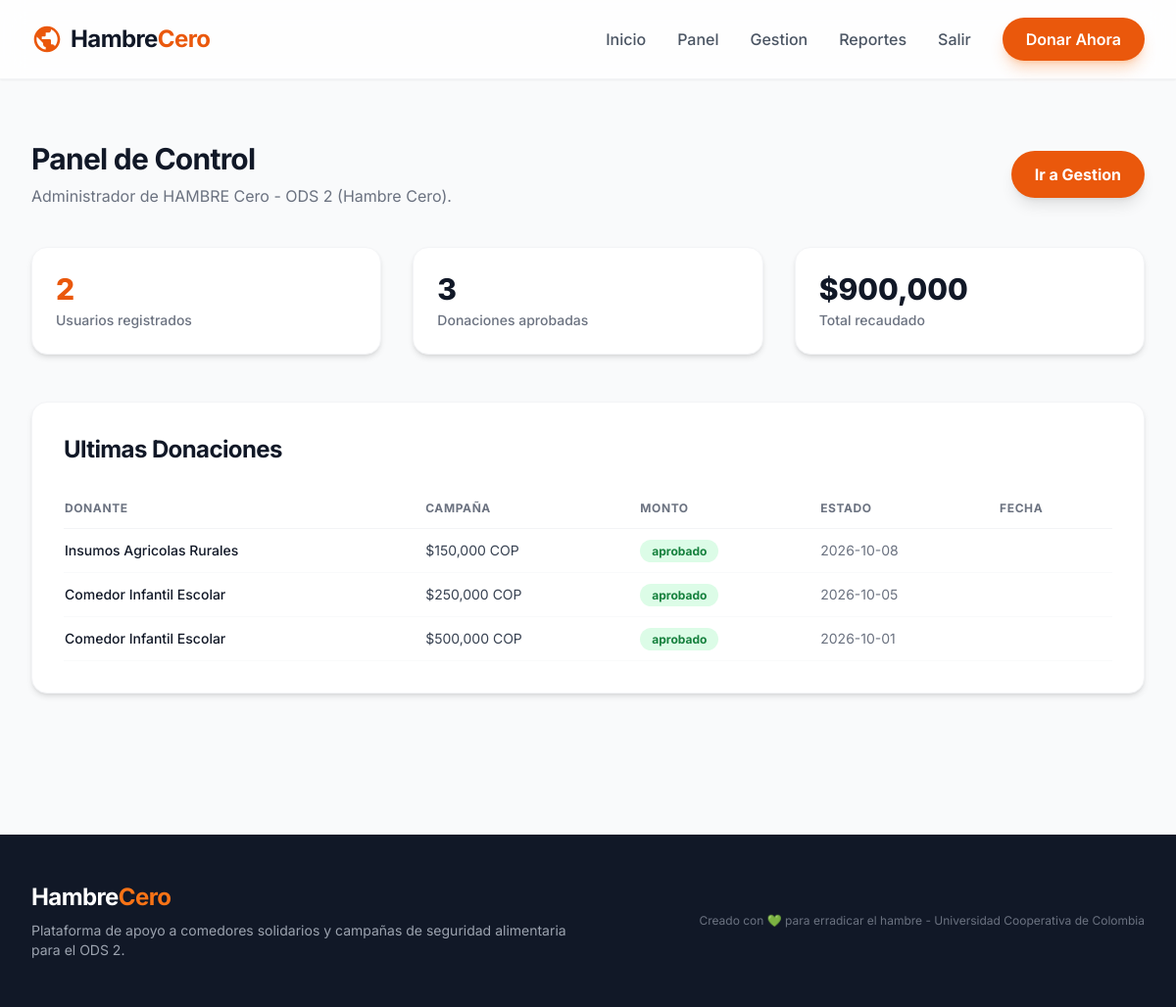
Page /panel (signed in) on the committed database.
### tables this page shows
CREATE TABLE donaciones (
    id_donacion INTEGER PRIMARY KEY AUTOINCREMENT,
    id_usuario INTEGER NOT NULL,
    id_campana INTEGER NOT NULL,
    monto DECIMAL(12,2) NOT NULL,
    estado_pago VARCHAR(20) NOT NULL DEFAULT 'pendiente' CHECK (estado_pago IN ('pendiente', 'aprobado', 'rechazado')),
    fecha_donacion TIMESTAMP DEFAULT CURRENT_TIMESTAMP,
    FOREIGN KEY (id_usuario) REFERENCES usuarios(id_usuario) ON DELETE CASCADE,
    FOREIGN KEY (id_campana) REFERENCES campanas(id_campana) ON DELETE CASCADE
);

CREATE TABLE campanas (
    id_campana INTEGER PRIMARY KEY AUTOINCREMENT,
    id_org INTEGER NOT NULL,
    titulo VARCHAR(200) NOT NULL,
    descripcion TEXT NOT NULL,
    meta_financiera DECIMAL(12,2) NOT NULL,
    monto_recaudado DECIMAL(12,2) DEFAULT 0.00,
    fecha_limite DATE NOT NULL,
    FOREIGN KEY (id_org) REFERENCES organizaciones(id_org) ON DELETE CASCADE
);

### backend/app.py (the view, shortened to what this page needs)
@app.route("/panel")
@login_required
def panel():
    db = get_db()
    usuario = current_user()
    if usuario["rol"] == "admin":
        total_usuarios = db.execute("SELECT COUNT(*) FROM usuarios").fetchone()[0]
        total_donaciones = db.execute("SELECT COUNT(*) FROM donaciones WHERE estado_pago = 'aprobado'").fetchone()[0]
        total_recaudado = db.execute("SELECT COALESCE(SUM(monto), 0) FROM donaciones WHERE estado_pago = 'aprobado'").fetchone()[0]
        ultimas = db.execute(
            """SELECT d.*, c.titulo AS campania FROM donaciones d
               JOIN campanas c ON d.id_campana = c.id_campana
               ORDER BY d.id_donacion DESC LIMIT 5"""
        ).fetchall()
        return render_template("panel_admin.html", usuario=usuario, total_usuarios=total_usuarios, total_donaciones=total_donaciones, total_recaudado=total_recaudado, ultimas=ultimas)

### backend/app.py (called while the page is built)
def get_db_path():
    uri = os.environ.get("DATABASE_URL", "sqlite:///" + os.path.join(BASE_DIR, "database", "hambre_cero_db.sqlite"))
    if uri.startswith("sqlite:///"):
        return os.path.abspath(uri[len("sqlite:///"):])
    return uri

def get_db():
    if "db" not in g:
        g.db = sqlite3.connect(get_db_path())
        g.db.row_factory = sqlite3.Row
        g.db.execute("PRAGMA foreign_keys = ON")
    return g.db

def login_required(f):
    @wraps(f)
    def wrapper(*args, **kwargs):
        if "user_id" not in session:
            flash("Debes iniciar sesion para acceder a esa vista", "error")
            return redirect(url_for("login", next=request.path))
        return f(*args, **kwargs)
    return wrapper

def current_user():
    db = get_db()
    return db.execute(
        "SELECT * FROM usuarios WHERE id_usuario = ?",
        (session.get("user_id"),)
    ).fetchone()

### frontend/templates/panel_admin.html (shortened to what this page needs)
{% extends "base.html" %}
{% block contenido %}
<div class="max-w-7xl mx-auto px-4 sm:px-6 lg:px-8 py-12">
    <div class="flex flex-col md:flex-row justify-between items-start md:items-center mb-10 gap-4">
        <div>
            <h1 class="text-3xl font-bold text-gray-900 tracking-tight">Panel de Control</h1>
            <p class="text-gray-500 mt-2">Administrador de HAMBRE Cero - ODS 2 (Hambre Cero).</p>
        </div>
        <button onclick="window.location.href='{{ url_for('gestion') }}'" class="bg-brand-600 text-white px-6 py-3 rounded-full font-bold shadow-lg hover:bg-brand-500 transition-all duration-300">
            Ir a Gestion
        </button>
    </div>
    <div class="grid grid-cols-1 md:grid-cols-3 gap-8 mb-12">
        <div class="bg-white rounded-2xl shadow-md p-6 border border-gray-100">
            <p class="text-3xl font-extrabold text-brand-600 mb-1">{{ total_usuarios }}</p>
            <p class="text-gray-500 font-medium text-sm">Usuarios registrados</p>
        </div>
        <div class="bg-white rounded-2xl shadow-md p-6 border border-gray-100">
            <p class="text-3xl font-extrabold text-gray-900 mb-1">{{ total_donaciones }}</p>
            <p class="text-gray-500 font-medium text-sm">Donaciones aprobadas</p>
        </div>
        <div class="bg-white rounded-2xl shadow-md p-6 border border-gray-100">
            <p class="text-3xl font-extrabold text-gray-900 mb-1">${{ '{:,.0f}'.format(total_recaudado|float) }}</p>
            <p class="text-gray-500 font-medium text-sm">Total recaudado</p>
        </div>
    </div>
    <div class="bg-white rounded-2xl shadow-md border border-gray-100 p-8">
        <h2 class="text-2xl font-bold text-gray-900 tracking-tight mb-6">Ultimas Donaciones</h2>
        <div class="overflow-x-auto">
            <table class="min-w-full text-sm">
                <thead>
                    <tr class="text-left text-gray-500 uppercase tracking-wider text-xs border-b border-gray-100">
                        <th class="py-3 pr-4">Donante</th>
                        <th class="py-3 pr-4">Campaña</th>
                        <th class="py-3 pr-4">Monto</th>
                        <th class="py-3 pr-4">Estado</th>
                        <th class="py-3 pr-4">Fecha</th>
                    </tr>
                </thead>
                <tbody>
                    {% for d in ultimas %}
                    <tr class="border-b border-gray-50">
                        <td class="py-3 pr-4 font-medium text-gray-900">{{ d.campania }}</td>
                        <td class="py-3 pr-4 text-gray-700">${{ '{:,.0f}'.format(d.monto|float) }} COP</td>
                        <td class="py-3 pr-4">
                            <span class="px-3 py-1 rounded-full text-xs font-bold {% if d.estado_pago == 'aprobado' %}bg-green-100 text-green-700{% elif d.estado_pago == 'rechazado' %}bg-red-100 text-red-700{% else %}bg-yellow-100 text-yellow-700{% endif %}">
                                {{ d.estado_pago }}
                            </span>
                        </td>
                        <td class="py-3 pr-4 text-gray-500">{{ d.fecha_donacion[:10] }}</td>
                    </tr>
                    {% endfor %}
                </tbody>
            </table>
        </div>
    </div>
</div>
{% endblock %}

### rows in the picture
donaciones: campania "Insumos Agricolas Rurales", monto "150,000", estado_pago "aprobado", fecha_donacion "2026-10-08"
donaciones: campania "Comedor Infantil Escolar", monto "250,000", estado_pago "aprobado", fecha_donacion "2026-10-05"
donaciones: campania "Comedor Infantil Escolar", monto "500,000", estado_pago "aprobado", fecha_donacion "2026-10-01"

### other values in the picture
{{ total_usuarios }} "2"
{{ total_donaciones }} "3"
{{ '{:,.0f}'.format(total_recaudado|float) }} "900,000"
